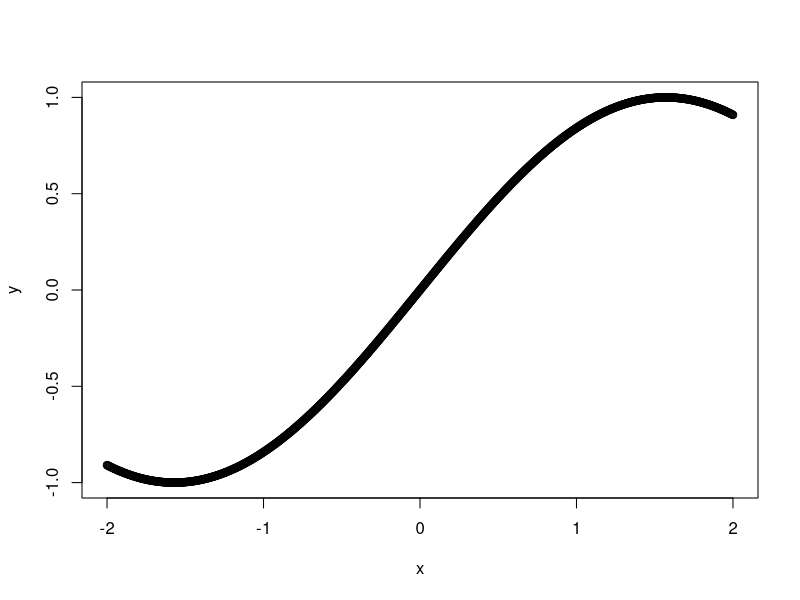
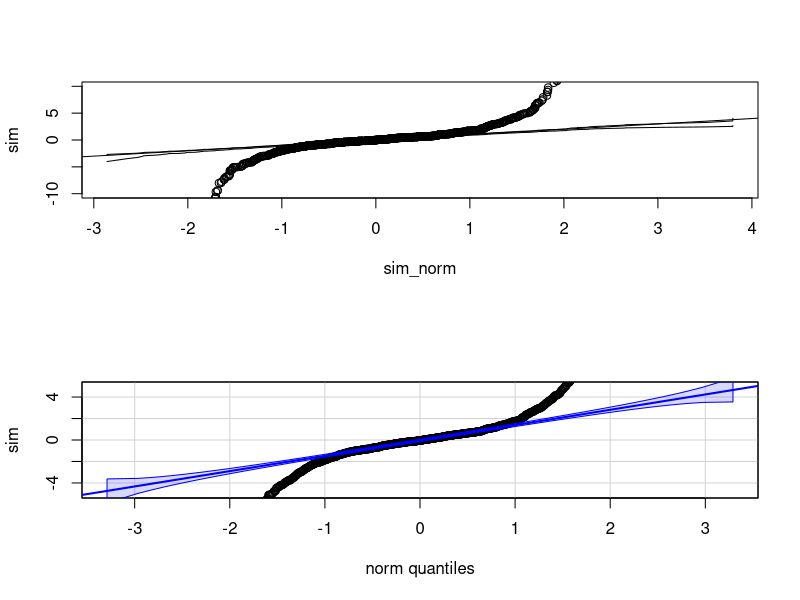

Write R code to recreate these figures, in order.
## ---- chunk 1
#| echo: true
#| message: false
x <- seq(-2, 2, length.out = 1000)
y <- sin(x)
plot(y~x)
## ---- chunk 2
#| echo: true
#| message: false
#| warning: false
#| fig-width: 8
#| fig-height: 16
#| out-width: "80%"

library(car)

n <- 1000
rep <- 1000
sim <- sort(rt(n, 1))

sim_norm <- sort(rnorm(n))
envelope <- replicate(rep, sort(rnorm(n)))
lower <- apply(envelope, 1, quantile, probs = 0.025)
upper <- apply(envelope, 1, quantile, probs = 0.975)

par(mfrow=c(2, 1))
plot(sim~sim_norm, ylim = c(-10,10))
abline(0,1)
lines(sim_norm, lower)
lines(sim_norm, upper)

qqPlot(sim, envelope = 0.95, ylim = c(-5, 5))
